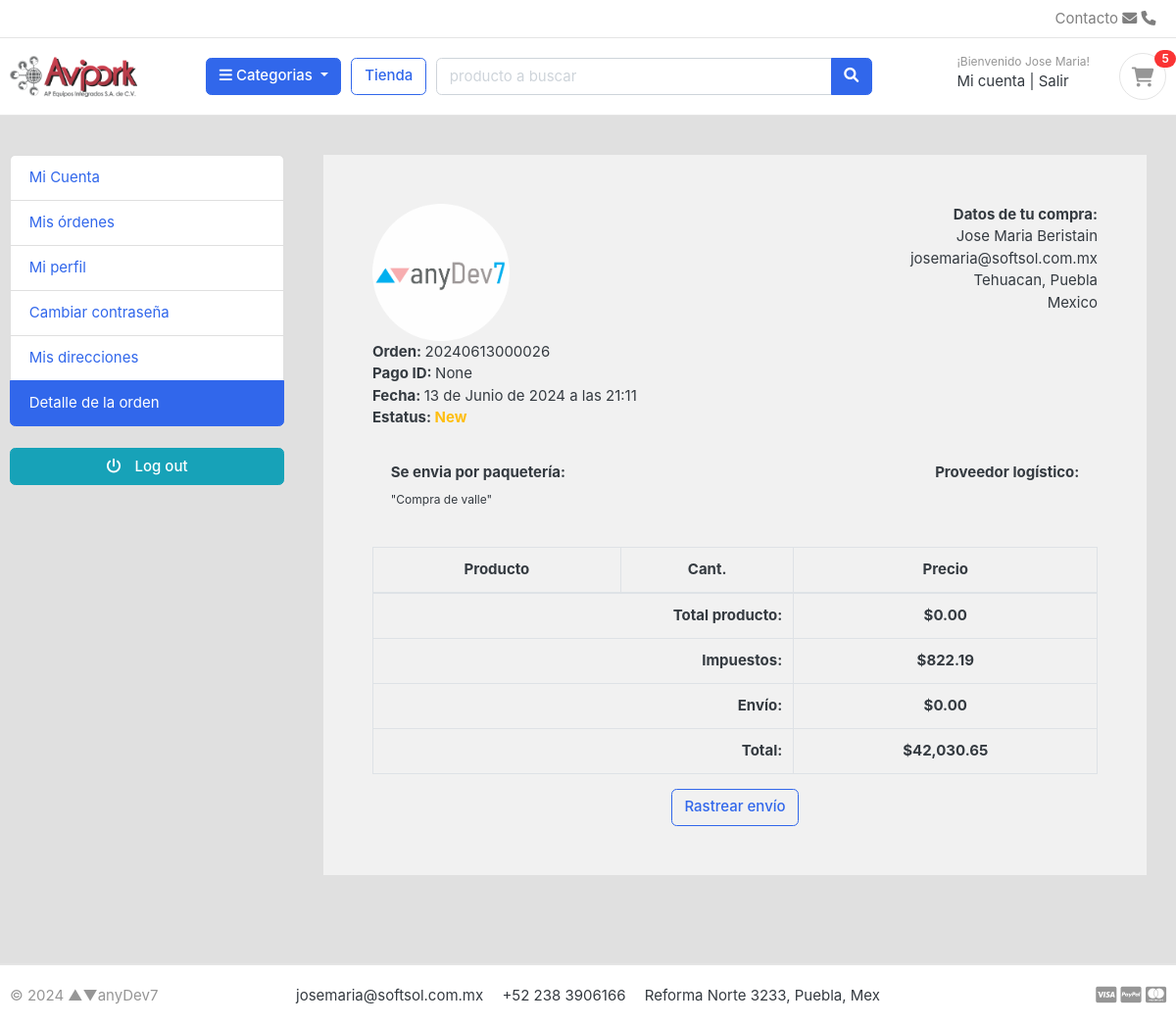
The page /account/order-detail/26/ (signed in) on the database its author committed.
### account/models.py (models this page shows, shortened)
class Account(AbstractBaseUser):
    first_name = models.CharField('Nombre(s)', max_length=50)
    last_name = models.CharField('Apellidos', max_length=50)
    username = models.CharField(max_length=100, unique=True)
    email = models.EmailField('Email', max_length=100, unique=True)
    phone = models.CharField('Teléfono', max_length=50)
    city = models.CharField('Ciudad', max_length=50, default="")
    state = models.CharField('Estado', max_length=50, default="")
    country = models.CharField('Pais', max_length=50, default="")
    joined_at = models.DateTimeField(auto_now_add=True)
    last_login = models.DateTimeField(auto_now=True)
    is_admin = models.BooleanField(default=False)
    is_staff = models.BooleanField(default=False)
    is_active = models.BooleanField(default=False)
    is_superadmin = models.BooleanField(default=False)
    USERNAME_FIELD = 'email'
    REQUIRED_FIELDS = ['username', 'first_name', 'last_name']
    objects = MyAccountManager() # la clase del modelo que declaramos al inicio
    class Meta:
        verbose_name = 'cuenta de usuario'
        verbose_name_plural = 'cuentas de usuario'
    def full_name(self): #https://stackoverflow.com/questions/2892999/verbose-name-for-a-models-method
        return f"{self.first_name} {self.last_name}"
    full_name.short_description = 'Usuario'

### order/models.py (models this page shows, shortened)
class Order(models.Model):
    STATUS = (
        ('Recibida', 'Nueva'),
        ('Pagada', 'Pagada'),
        ('Aceptada', 'Aceptada'),
        ('Enviada', 'Enviada'),
        ('Completada', 'Completada'),
        ('Cancelada', 'Cancelada'),
    )
    user = models.ForeignKey(Account, verbose_name='Usuario', on_delete=models.SET_NULL, null=True)
    payment = models.ForeignKey(Payment, verbose_name='Pago', on_delete=models.SET_NULL, null=True, blank=True)
    number = models.CharField("Orden", max_length=20)
    first_name = models.CharField("Nombre", max_length=50)
    last_name = models.CharField("Apellidos", max_length=100)
    phone = models.CharField("Telefono", max_length=15)
    email = models.EmailField("Correo", max_length=50)
    address_line_1 = models.CharField("Direccion", max_length=50)
    address_line_2 = models.CharField("Colonia", max_length=50, blank=True)
    country = models.CharField('Pais', max_length=50)
    state = models.CharField('Estado', max_length=50)
    city = models.CharField('Ciudad', max_length=50)
    zipcode = models.CharField('CP', max_length=10)
    note = models.CharField("Notas", max_length=125, blank=True)
    sub_total = models.FloatField("Subtotal", default=0)
    ship_cost = models.FloatField("Envío", default=0)
    tax = models.FloatField("Impuestos")
    total = models.FloatField("Total")
    status = models.CharField("Estatus", max_length=15, choices=STATUS, default="Nueva")
    shipment = models.BooleanField("¿Enviar?", default=True)
    pickup = models.BooleanField("¿Retiro?", default=False)
    pickup_instructions = models.CharField('Comentarios para recolección', max_length=200, blank=True)
    ip = models.CharField("IP", max_length=20, blank=True)
    is_ordered = models.BooleanField("Ordenada", default=False)
    logistic_supp = models.CharField('Proveedor de logística', max_length=50, blank=True, default="")
    created_at = models.DateTimeField("Creada", auto_now_add=True)
    updated_at = models.DateTimeField("Actualizada", auto_now=True)
    class Meta:
        verbose_name = 'Orden'
        verbose_name_plural = 'Ordenes'
    def full_name(self):
        return f"{self.first_name} {self.last_name}"
    full_name.short_description = 'Usuario'

### account/views.py (the view)
# urls.py: path('order-detail/<int:order_id>/', views.order_detail, name="order_detail"),
@login_required(login_url='login')
def order_detail(request, order_id):
    order = get_object_or_404(Order, id=order_id)
    ordered_products = OrderProduct.objects.filter(order__id=order_id) # order__id: doble 'underscore' para accesar al campo de foreignkey
    context = {
        'order': order,
        'ordered_products': ordered_products,
    }
    return render(request, 'order/order_detail.html', context)

### mainapp/templates/order/order_detail.html (shortened to what this page needs)
{% extends "mainapp/layout.html" %}
{% load static %}
{% block content %}
<section class="section-conten padding-y bg" style="background: #e0e0e0;">
<div class="container">
<div class="row">
    {% include "mainapp/includes/dashboard_sidebar.html" %}
    <div class="container" style="margin: 0 auto;width: 70%;padding: 50px;background: #f1f1f1;margin-top: 0px;margin-bottom: 50px;">
        <div class="row invoice row-printable">
            <div class="col-md-12">
                <div class="panel panel-default plain" id="dash_0">
                    <div class="panel-body p30">
                        <div class="row">
                            <div class="col-lg-6">
                                <div class="invoice-logo"><img src=" {% static "/images/anydev7_logo.png" %}" alt="Invoice logo" style="max-height: 140px;"></div>
                            </div>
                            <div class="col-lg-6">
                                <div class="invoice-from">
                                    <ul class="list-unstyled text-right">
                                        <li><strong>Datos de tu compra:</strong></li>
                                        <li>{{user.full_name}}</li>
                                        <li>{{user.email}}</li>
                                        <li>{{user.city}}, {{user.state}}</li>
                                        <li>{{user.country}}</li>
                                    </ul>
                                </div>
                            </div>
                            <div class="col-lg-12">
                                <div class="invoice-details mt25">
                                    <div class="well">
                                        <ul class="list-unstyled mb0">
                                            <li><strong>Orden: </strong> {{order.number}}</li>
                                            <li><strong>Pago ID: </strong> {{order.payment}}</li>
                                            <li><strong>Fecha: </strong> {{order.created_at}}</li>
                                            <li><strong>Estatus:  <span  {% if order.status == 'Pagada' %} style="color: #17B169;"
                                                {% elif order.status == 'Recibida'  %} style="color: #007FFF;"
                                                {% elif order.status == 'Completada'  %} style="color: #3457D5;"
                                                {% elif order.status == 'Enviada'  %} style="color: #4CBB17;"
                                                {% elif order.status == 'Cancelada'  %} style="color: #E52B50;"
                                                {% elif order.status == 'Nueva' or 'New' %} style="color: #FEBE10;"
                                                {% endif %}> {{order.status}} </span></strong></li>
                                        </ul>
                                    </div>
                                    {% if order.pickup %}
                                    <div class="card-body">
                                        <div class="form-row">
                                            <div class="form-group col-md-6 text-left">
                                                <b><label for="">Instrucciones para retiro:</label></b> <br>
                                                <span> <small>"{{order.pickup_instructions}}" </small> </span>
                                            </div>
                                            <div class="form-group col-md-6 text-right">
                                                <b><label for="">Proveedor logístico:</label></b> <br>
                                                <span> "{{order.logistic_supp}}" </span>
                                            </div>
                                        </div>
                                    </div>
                                    {% elif order.shipment %}
                                    <div class="card-body">
                                        <div class="form-row">
                                            <div class="form-group col-md-6 text-left">
                                                <b><label for="">Se envia por paquetería:</label></b> <br>
                                                <span> <small> "{{order.note}}" </small></span>
                                            </div>
                                            <div class="form-group col-md-6 text-right">
                                                <b><label for="">Proveedor logístico:</label></b> <br>
                                            </div>
                                        </div>
                                    </div>
                                    {% endif %}
                                </div>
                                <div class="invoice-items">
                                    <div class="table-responsive" style="overflow: hidden; outline: none;" tabindex="0">
                                        <table class="table table-bordered">
                                            <thead>
                                                <tr>
                                                    <th class="per70 text-center">Producto</th>
                                                    <th class="per5 text-center">Cant.</th>
                                                    <th class="per25 text-center">Precio</th>
                                                </tr>
                                            </thead>
                                            <tfoot>
                                                <tr>
                                                    <th colspan="2" class="text-right">Total producto:</th>
                                                    <th class="text-center">${{order.sub_total|floatformat:"2g"}}</th>
                                                </tr>
                                                <tr>
                                                    <th colspan="2" class="text-right">Impuestos:</th>
                                                    <th class="text-center">${{order.tax|floatformat:"2g"}}</th>
                                                </tr>
                                                <tr>
                                                    <th colspan="2" class="text-right">Envío:</th>
                                                    <th class="text-center">${{order.ship_cost|floatformat:"2g"}}</th>
                                                </tr>
                                                <tr>
                                                    <th colspan="2" class="text-right">Total:</th>
                                                    <th class="text-center">${{order.total|floatformat:"2g"}}</th>
                                                </tr>
                                            </tfoot>
                                        </table>
                                    </div>
                                </div>
                                <div class="invoice-footer mt25">
                                    <p class="text-center"> <a href="#" class="btn btn-outline-primary"> Rastrear envío </a></p>
                                </div>
                            </div>
                        </div>
                    </div>
                </div>
            </div>
        </div>
    </div>
</div>
</div>
</section>
{% endblock content %}

### mainapp/templates/mainapp/includes/navbar.html (shortened to what this page needs)
{% load static %}
<header class="section-header">
    <nav class="navbar p-md-0 navbar-expand-sm navbar-light border-bottom">
    <div class="container">
      <div class="collapse navbar-collapse" id="navbarTop4">
        <ul class="navbar-nav mr-auto">
            <li class="nav-item dropdown">
                 <a href="#" class="nav-link"></a>
            </li>
            <li class="nav-item dropdown">
                <a href="#" class="nav-link"></a>
            </li>
        </ul>
        <ul class="navbar-nav">
            <li><a href="#" class="nav-link">Contacto <i class="fa fa-envelope"></i> <i class="fa fa-phone"></i></a></li>
        </ul>
      </div>
    </div>
    </nav>
    <section class="header-main border-bottom">
        <div class="container">
    <div class="row align-items-center">
        <div class="col-lg-2 col-md-3 col-6">
            <a href=" {% url "home" %} " class="brand-wrap">
                <img class="logo" src=" {% static "./images/logo-avipork.png" %} ">
            </a>
        </div>
        <div class="col-lg col-sm col-md col-6 flex-grow-0">
            <div class="category-wrap dropdown d-inline-block float-right">
                <button type="button" class="btn btn-primary dropdown-toggle" data-toggle="dropdown">
                    <i class="fa fa-bars"></i> Categorias
                </button>
            </div>
        </div>
        <a href="{% url "store" %}" class="btn btn-outline-primary">Tienda</a>
        <div class="col-lg  col-md-6 col-sm-12 col">
            <form action="{% url "search" %} " class="search"method="GET">
                <div class="input-group w-100">
                    <input type="text" class="form-control" style="width:60%;" placeholder="producto a buscar" name="keyword">
                    <div class="input-group-append">
                      <button class="btn btn-primary" type="submit">
                        <i class="fa fa-search"></i>
                      </button>
                    </div>
                </div>
            </form>
        </div>
        <div class="col-lg-3 col-sm-6 col-8 order-2 order-lg-3">
                    <div class="d-flex justify-content-end mb-3 mb-lg-0">
                        {% if user.id is None %}
                        <div class="widget-header">
                            <small class="title text-muted">¡Bienvenido como invitado!</small>
                            <div>
                                <a href="{% url 'login' %}">Ingresa</a> <span class="dark-transp"> | </span>
                                <a href="{% url "register" %}"> Crea tu cuenta</a>
                            </div>
                        </div>
                        <a href="{% url "ecart" %}" class="widget-header pl-3 ml-3">
                            <div class="icon icon-sm rounded-circle border"><i class="fa fa-shopping-cart"></i></div>
                            <span class="badge badge-pill badge-danger notify">{{cart_count}}</span>
                        </a>
                        {% else %}
                        <div class="widget-header">
                            <small class="title text-muted">¡Bienvenido {{user.first_name}}!</small>
                            <div>
                                <a href="{% url 'dashboard' %}">Mi cuenta</a> <span class="dark-transp"> | </span>
                                <a href="{% url 'logout' %}"> Salir</a>
                            </div>
                        </div>
                        <a href="{% url "ecart" %}" class="widget-header pl-3 ml-3">
                            <div class="icon icon-sm rounded-circle border"><i class="fa fa-shopping-cart"></i></div>
                            <span class="badge badge-pill badge-danger notify">{{cart_count}}</span>
                        </a>
                        {% endif %}
                    </div>
                </div>
    </div>
        </div>
    </section>
</header>

### rows shown on the page
Account: first_name "Jose Maria", full_name "Jose Maria Beristain", email "josemaria@softsol.com.mx", city "Tehuacan", state "Puebla", country "Mexico"
Order: number "20240613000026", payment "None", created_at "13 de Junio de 2024 a las 21:11", status "New", note "Compra de valle", sub_total "0.00", tax "822.19", ship_cost "0.00", total "42,030.65"

### other values the page prints
{{ cart_count }} "5"
